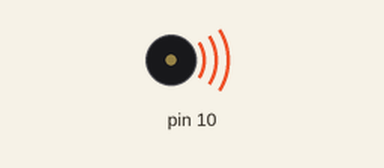
This sketch was run on a simulated Arduino Uno, built with avr-gcc and run on an emulated ATmega328P. Shown: buzzer (waves = sounding).

Above: at 1.0 s.
At 33.0 s:
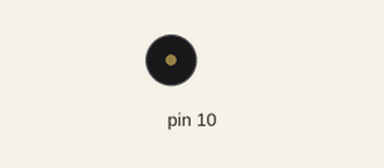
Timing chart, 0 to 39.0 s (numbered marks = the images above):
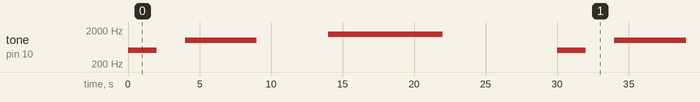

Measured:
- by itself, tone on pin 10: repeats every 30.0 s: silent 2.0 s, 1000 Hz 5.0 s, silent 5.0 s, 1500 Hz 8.0 s, silent 8.0 s, 500 Hz 2.0 s

The sketch:

project1.ino
```cpp
void setup() {
  // put your setup code here, to run once:
pinMode(10,OUTPUT);

}

void loop() {
  // put your main code here, to run repeatedly:
tone(10,500);
delay(2000);
noTone(10);
delay(2000);
tone(10,1000);
delay(5000);
noTone(10);
delay(5000);
tone(10,1500);
delay(8000);
noTone(10);
delay(8000);
}
```
